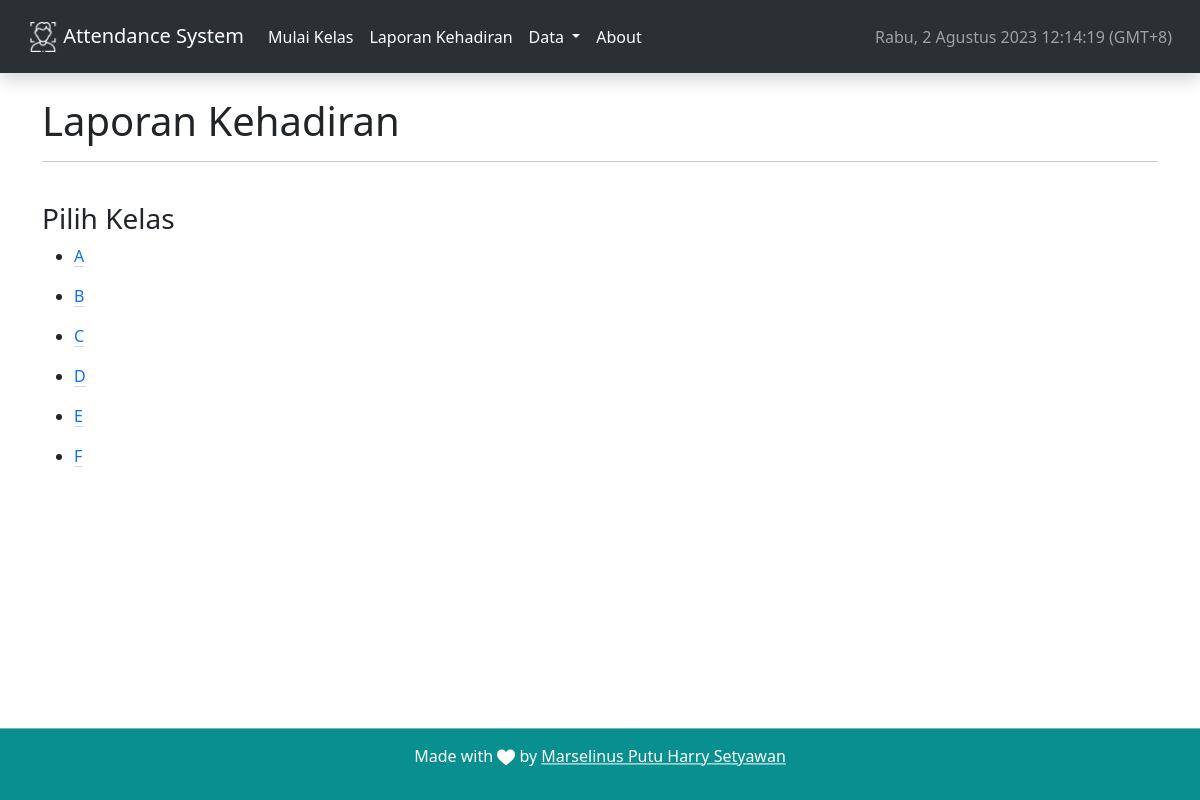
The app's page /laporan-kehadiran/20222023/2/IF22202001 with its own data.
### sistempresensi/models.py (models this page shows, shortened)
class Matkul(db.Model):
    id = db.Column(db.Integer, primary_key=True)
    kode_matkul_group = db.Column(db.String(), unique=True, nullable=False)
    tahun_ajaran = db.Column(db.Integer, nullable=False)
    semester = db.Column(db.Integer, nullable=False)
    kode_matkul = db.Column(db.String(), nullable=False)
    group = db.Column(db.String(), nullable=False, default='A')
    nama_matkul = db.Column(db.String(), nullable=False)
    sks = db.Column(db.Integer, nullable=False)
    dosen = db.Column(db.BigInteger, db.ForeignKey('dosen.nip'), nullable=False)
    hari = db.Column(db.Integer)    # number of weekdays
    jam = db.Column(db.Time())
    ruang = db.Column(db.String)
    total_pertemuan = db.Column(db.Integer, nullable=False, default=0)
    created_at = db.Column(db.DateTime(timezone=True), nullable=False, server_default=func.now())
    data_dosen = db.relationship('Dosen', lazy=True)

### sistempresensi/routes.py (the view)
@app.route("/laporan-kehadiran/<tahun_ajaran>/<semester>/<kode_matkul>")
def laporankehadiran3(tahun_ajaran, semester, kode_matkul):
    datas = Matkul.query.filter(Matkul.tahun_ajaran == tahun_ajaran, Matkul.semester == semester,
                                Matkul.kode_matkul == kode_matkul).order_by(Matkul.group).all()
    if not datas:
        return render_template('error.html', e="Kode matkul tidak valid!", title="Error"), 404
    return render_template('laporankehadiran3.html', datas=datas, title="Laporan Kehadiran")

### sistempresensi/templates/laporankehadiran3.html
{% extends "base.html" %}
{% block content %}
<h1>Laporan Kehadiran</h1>
<hr><br>
<h3>Pilih Kelas</h3>
    <ul>
        {% for data in datas %}
        <li>
            <p><a href="{{ data.group }}" class="link-primary link-offset-2 link-underline-opacity-25 link-underline-opacity-100-hover">{{ data.group }}</a></p>
        </li>
        {% endfor %}
    </ul>
{% endblock content %}

### records on screen
Matkul: group "A"
Matkul: group "B"
Matkul: group "C"
Matkul: group "D"
Matkul: group "E"
Matkul: group "F"
